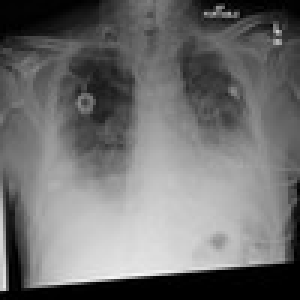
#> input picture python_effusion/pos/00000061_011.jpg, 100 x 100 px (shown 3 times larger); its folder holds 4 pictures in this run
$ python effusion_detection.py
#> lines starting #> are read from the running program, lines starting #| are printed output that depends on the picture; after the words box and inside, x2 and y2 are one past the last pixel; in counts of white or black regions, pixels touching at a corner belong together
import cv2
import numpy as numpy
import glob
from skimage.io import imread
import os
from skimage.transform import rescale, resize, downscale_local_mean
import random

effusion_cascade = cv2.CascadeClassifier('data/effusion-cascade.xml')

count = 1
files = []
res = {"neg-true": 0, "neg-false": 0, "pos-true": 0, "pos-false": 0}
for file in glob.iglob("/home/ebraiz/Documents/python_effusion/opencv_workspace/pos/*.jpg"):
    gray = imread(file)
#> gray is the input picture: shape (100, 100, 3); min 0, max 246, mean 110.8

    flag = False
    effusion = effusion_cascade.detectMultiScale(gray, scaleFactor=2, minNeighbors=1, minSize=(1,1))
#> effusion = [[1, 1, 96, 96]]
    for (x,y,w,h) in effusion:
        flag = True
#> this loop made 1 pass

    s = "pos" if "pos" in file else "neg"
    if flag:
        s = s+"-true"
        res[s] += 1
    else:
        s = s+"-false"
        res[s] += 1

    if s in ("pos-true", "neg-false"):
        files.append(file)
#> pass 2 of the loop `for file in glob.iglob("/home/ebraiz/Documents/python_effusion/opencv_..`:
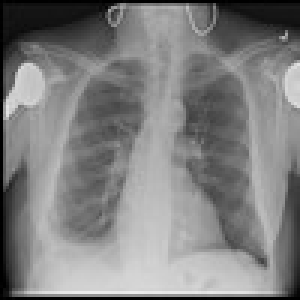
#> input picture python_effusion/pos/00000180_003.jpg, 100 x 100 px (shown 3 times larger)
#> gray is the input picture: shape (100, 100, 3); min 0, max 237, mean 127.7
#> effusion = [[1, 3, 96, 96]]
#> the loop `for (x,y,w,h) in effusion:` made 1 pass
#> pass 3 of the loop `for file in glob.iglob("/home/ebraiz/Documents/python_effusion/opencv_..`:
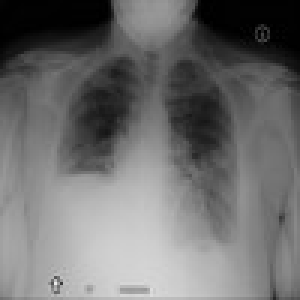
#> input picture python_effusion/pos/00000181_058.jpg, 100 x 100 px (shown 3 times larger)
#> gray is the input picture: shape (100, 100, 3); min 0, max 236, mean 110.4
#> effusion = [[3, 3, 96, 96]]
#> the loop `for (x,y,w,h) in effusion:` made 1 pass
#> the loop made 4 passes; the first 3 are shown

true = res['neg-false'] + res['pos-true']
false = res['neg-true'] + res['pos-false']
total = true+false
print(res)
print("True: ", true)
print("False: ", false)
print("Total: ", total)
print ((true/float(total))*100.0)
random.shuffle(files)

print ("Correct files: ", len(files))
for file in files:
    gray = imread(file)

    effusion = effusion_cascade.detectMultiScale(gray, scaleFactor=2, minNeighbors=1, minSize=(1,1))
    for (x,y,w,h) in effusion:

        font = cv2.FONT_HERSHEY_SIMPLEX
        cv2.putText(gray, 'Effusion', (20, 20), font, 0.5, (255,255,0), 2, cv2.LINE_AA)
        cv2.rectangle(gray, (x,y), (x+w, y+h), (255,255,0), 2)
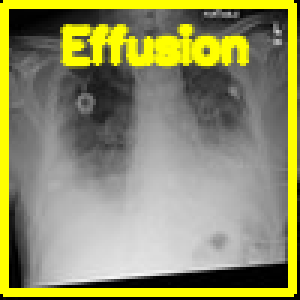
#> gray: shape (100, 100, 3) (shown 3 times larger); 19.28% of pixels changed, all inside (x1, y1, x2, y2) = (0, 0, 99, 99)

    cv2.imshow('img', gray)
    k = cv2.waitKey(500) & 0xff
#> (key Esc is pressed here)
#> pass 2 of the loop `for file in files:`:
#> after the loop `for (x,y,w,h) in effusion:`:
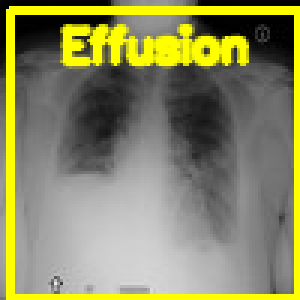
#> gray: shape (100, 100, 3) (shown 3 times larger); 17.34% of pixels changed, all inside (x1, y1, x2, y2) = (2, 2, 100, 100)
#> (key Enter is pressed here)
#> pass 3 of the loop `for file in files:`:
#> after the loop `for (x,y,w,h) in effusion:`:
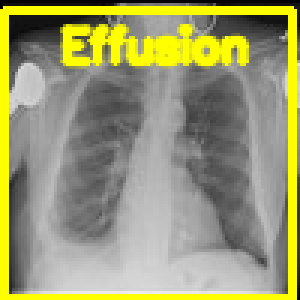
#> gray: shape (100, 100, 3) (shown 3 times larger); 18.3% of pixels changed, all inside (x1, y1, x2, y2) = (0, 2, 99, 100)
